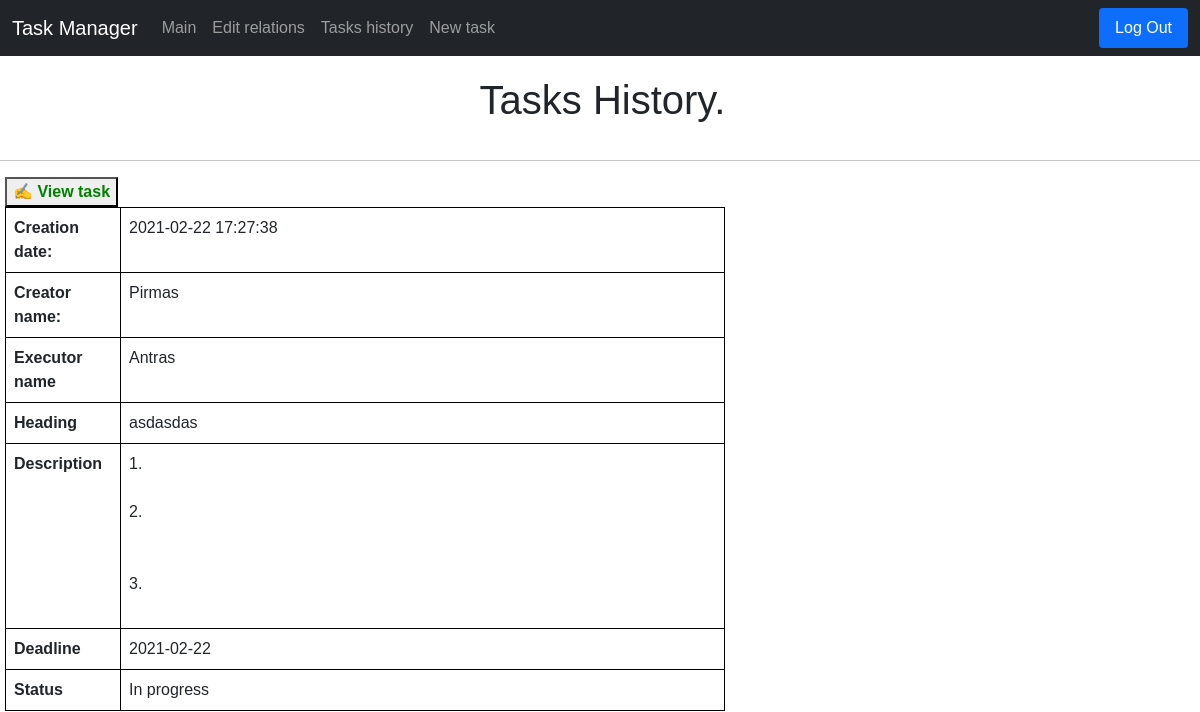
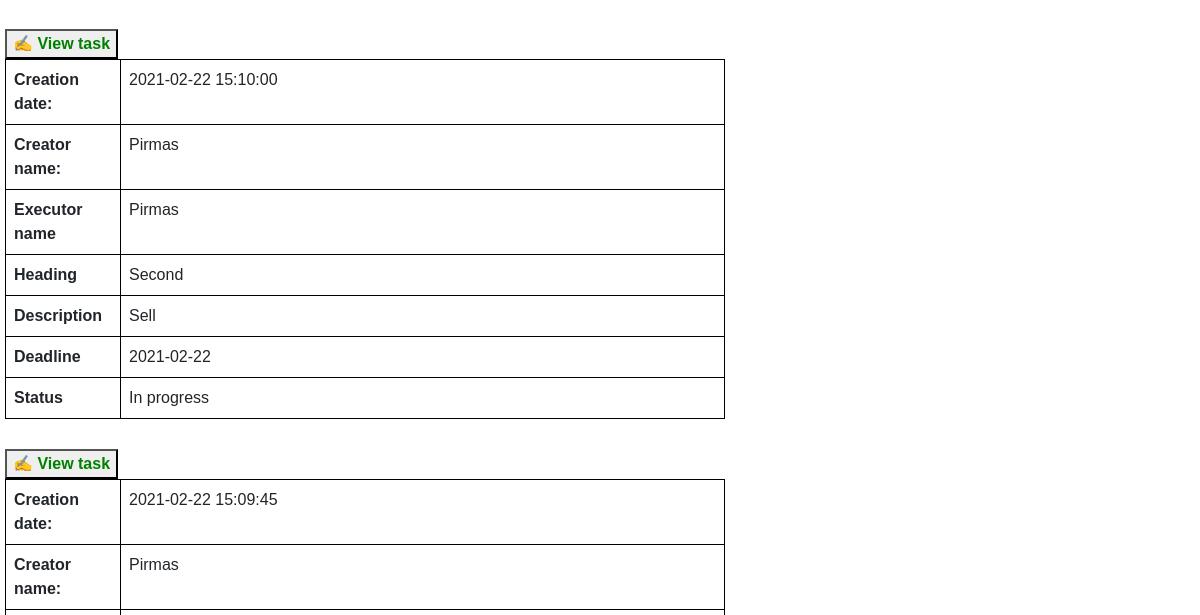
The page /tasks (signed in, upper part) on the database as committed earlier (2 pictures, top to bottom).
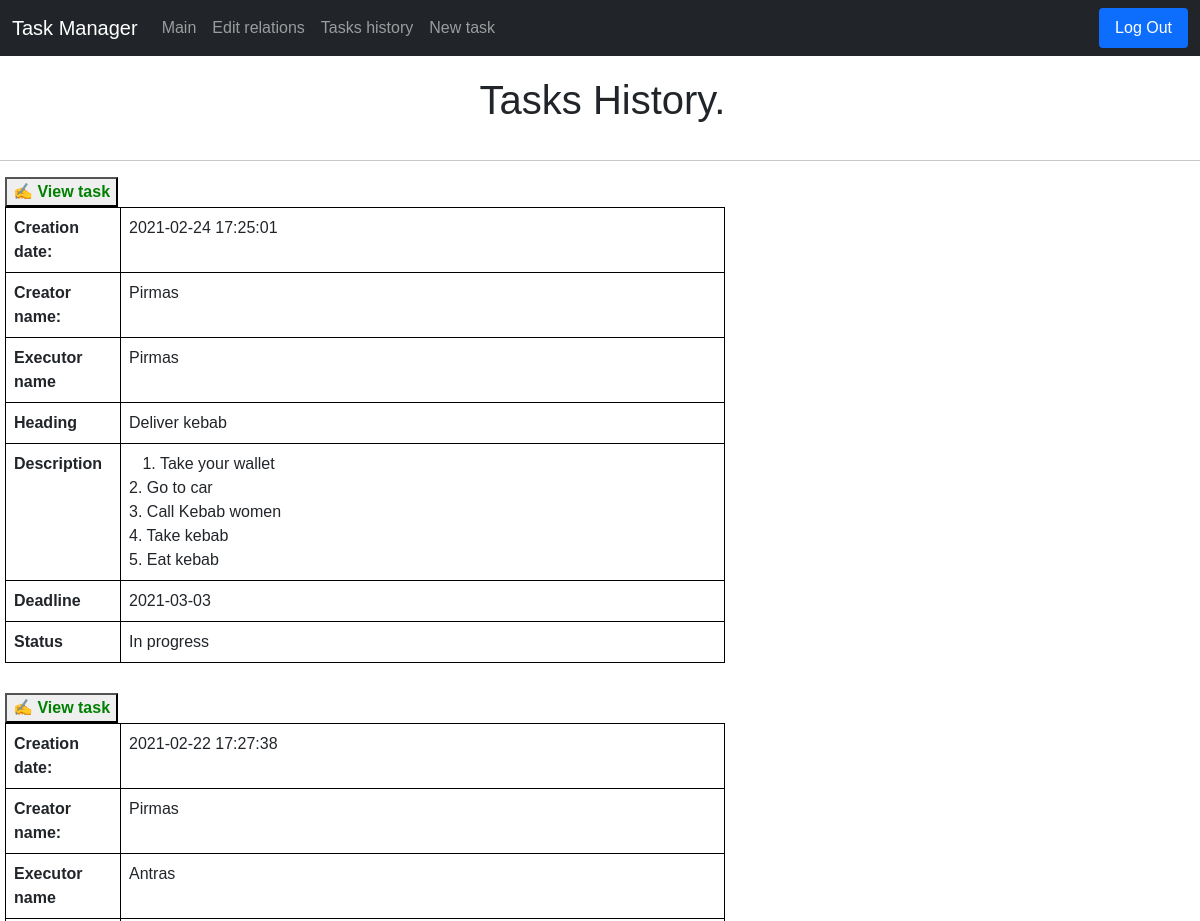
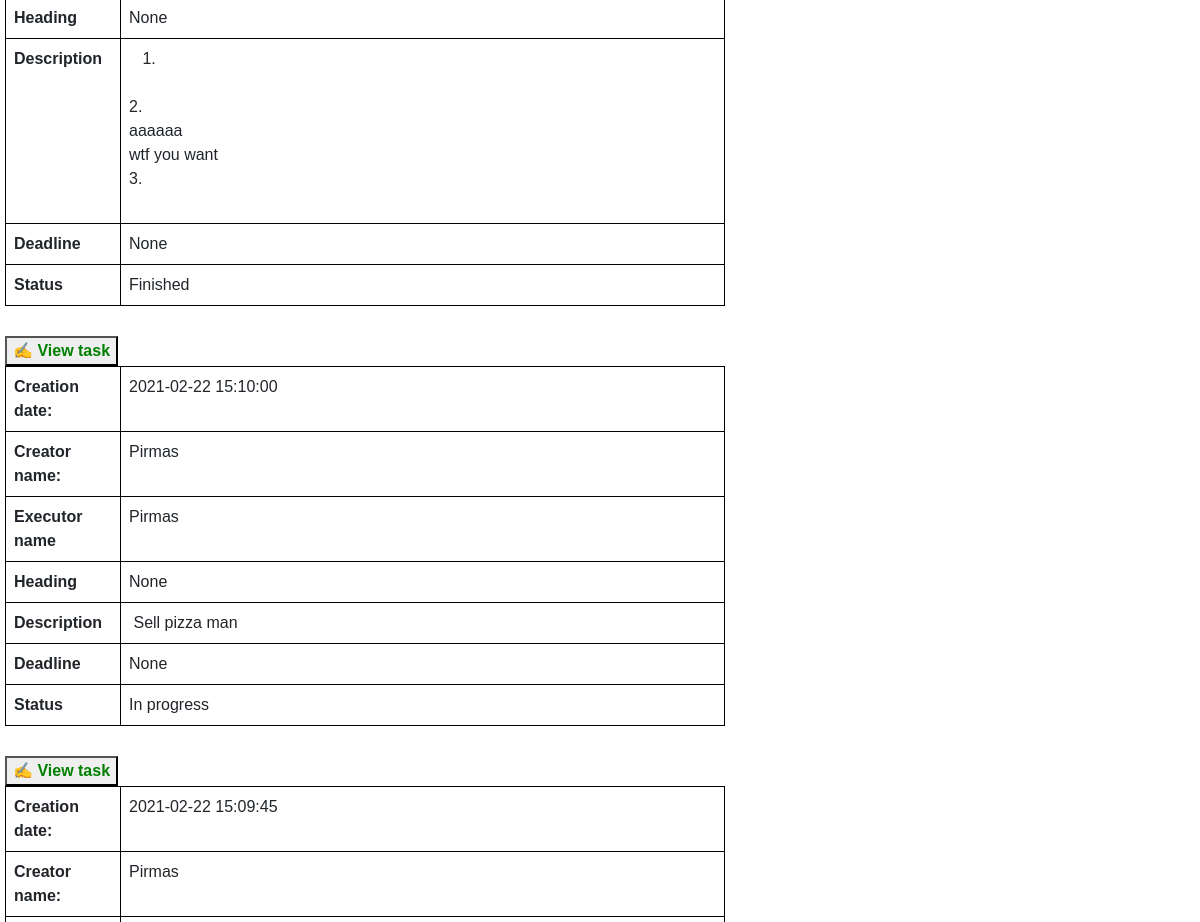
The same page on the database as committed later (2 pictures, top to bottom).
### tables this page shows
CREATE TABLE tasks(id INTEGER PRIMARY KEY, creator_id INTEGER, executor_id INTEGER, heading TEXT, description TEXT, creation_date TIMESTAMP DEFAULT CURRENT_TIMESTAMP,
deadline_date TIMESTAMP, status INTEGER);

CREATE TABLE users(user_id INTEGER PRIMARY KEY, name TEXT NOT NULL UNIQUE, hash TEXT NOT NULL, position TEXT, company TEXT);

### application.py (the view)
@app.route("/tasks", methods=["GET"])
def tasks():
    connection = sqlite3.connect('data.db')
    db = connection.cursor()
    db.execute("SELECT * FROM tasks WHERE creator_id = ? OR executor_id = ? ORDER BY creation_date DESC",
               (session["user_id"], session["user_id"]))
    rows = db.fetchall()
    db.execute("SELECT * FROM users")
    users = db.fetchall()
    return render_template("tasks.html", rows=rows, users=users)

### templates/tasks.html (shortened to what this page needs)
{% extends "layout.html" %}
{% block main %}
<h1 class="pageTitle">Tasks History.</h1>
<hr>
{% for row in rows %}
<div class="container-2">
    <form action="/" method="POST">
        <button type="submit" name="task_id" value="{{ row[0] }}" class="edit">&#9997; View task</button>
    </form>
    <table class="table">
        <tr class="borderr">
            <th scope="col" class="borderName">Creation date:</th>
            <td class="borderr">{{ row[5] }}</td>
        </tr>
        <tr class="borderr">
            <th scope="col" class="borderName">Creator name:</th>
            <td class="borderr">
                {% for user in users %}
                {% if user[0] == row[1] %}
                {{ user[1] }}
                {% endif %}
                {% endfor %}
            </td>
        </tr>
        <tr class="borderr">
            <th scope="col" class="borderName">Executor name</th>
            <td class="borderr">
                {% for user in users %}
                {% if user[0] == row[2] %}
                {{ user[1] }}
                {% endif %}
                {% endfor %}
            </td>
        </tr>
        <tr class="borderr">
            <th scope="col" class="borderName">Heading</th>
            <td class="borderr">{{ row[3] }}</td>
        </tr>
        <tr class="borderr">
            <th scope="col" class="borderName">Description</th>
            <td class="borderr" style="white-space: pre-wrap;">{{ row[4] }}</td>
        </tr>
        <tr class="borderr">
            <th scope="col" class="borderName">Deadline</th>
            <td class="borderr">{{ row[6] }}</td>
        </tr>
        <tr class="borderr">
            <th scope="col" class="borderName">Status</th>
            <td class="borderr">
                {% if row[7] == 0 %}
                In progress
                {% elif row[7] == 1 %}
                Finished
                {% else %}
                Canceled
                {% endif %}
            </td>
        </tr>
    </table>
</div>
{% endfor %}
{% endblock %}

### templates/layout.html (shortened to what this page needs)
<!doctype html>
<html lang="en">
<head>
  <link href="https://cdn.jsdelivr.net/npm/bootstrap@5.0.0-beta2/dist/css/bootstrap.min.css" rel="stylesheet"
>
  <link href="/static/styles.css" rel="stylesheet">
</head>
<body>
  <nav class="navbar navbar-expand-lg navbar-dark bg-dark">
    <div class="container-fluid">
      <a class="navbar-brand">Task Manager</a>
      <div class="collapse navbar-collapse justify-content-start" id="navbarNav">
        {% if session.user_id %}
        <ul class="navbar-nav">
          <li class="nav-item">
            <a class="nav-link" href='{{ url_for("index") }}'>Main</a>
          </li>
          <li class="nav-item">
            <a class="nav-link" href='{{ url_for("relations") }}'>Edit relations</a>
          </li>
          <li class="nav-item">
            <a class="nav-link" href='{{ url_for("tasks") }}'>Tasks history</a>
          </li>
          <li class="nav-item">
            <a class="nav-link" href='{{ url_for("new_task") }}'>New task</a>
          </li>
        </ul>
      </div>
      <div class="collapse navbar-collapse justify-content-end" id="navbarNav">
        <ul class="nav nav-pills">
          <li class="nav-item">
            <a class="nav-link active" href="/logout">Log Out</a>
          </li>
        </ul>
      </div>
      {% endif %}
    </div>
  </nav>
  <main>
    {% block main %}{% endblock %}
  </main>
</body>
</html>

### static/styles.css (style rules this page uses)
.pageTitle { padding: 20px; text-align: center; margin-left: 5px; }
.table { width: 60%; margin-left: 5px; margin-bottom: 30px; }
.borderr { border: 1px solid black; }
.borderName { width: 16%; }
.edit { margin-left: 5px; font-weight: bold; color: green; }
body { font-family: Verdana, Geneva, Tahoma, sans-serif }

Rows that differ between the two databases and show on the page:
added tasks: {{ row[0] }} 8 (drawn), creation_date "2021-02-24 17:25:01", heading "Deliver kebab", description "1. Take your wallet 2. Go to car 3. Call Kebab women 4. Take kebab 5. Eat kebab", deadline_date "2021-03-03", status "In progress", users (name "Pirmas")
changed tasks: heading "asdasdas" → "None"; description "1. 2. 3." → "1. 2. aaaaaa wtf you want 3."; deadline_date "2021-02-22" → "None"; status "In progress" → "Finished"
changed tasks: heading "Second" → "None"; description "Sell" → "Sell pizza man"; deadline_date "2021-02-22" → "None"
